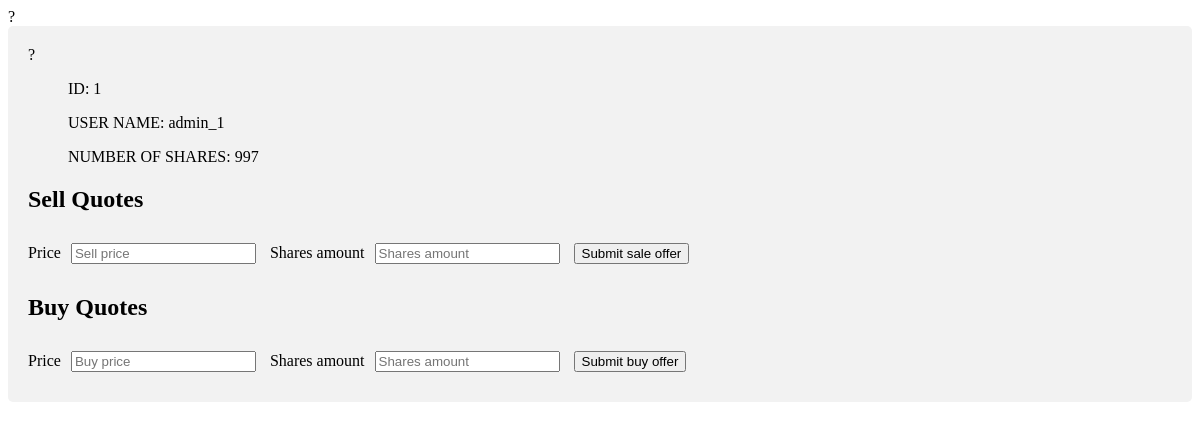
Page /user_page/admin_1 on the earlier database version.
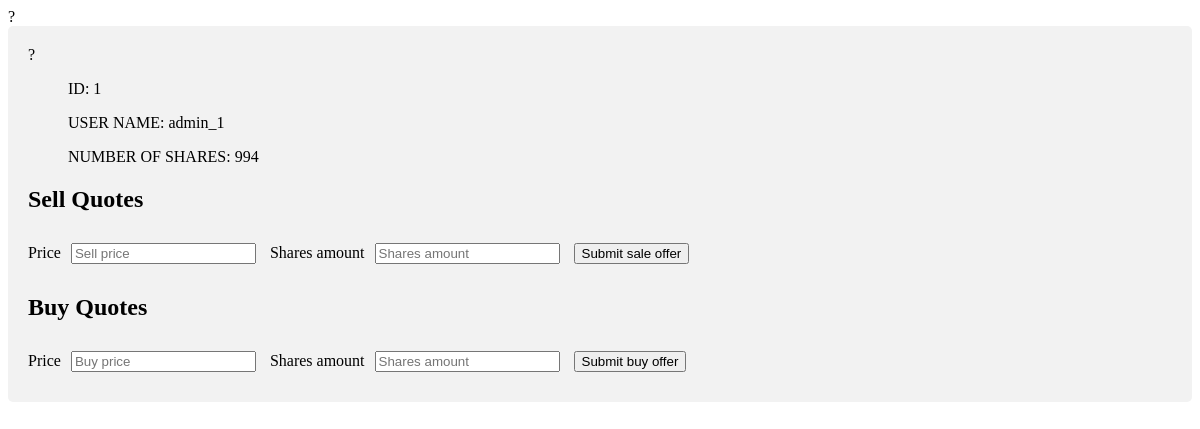
Same page on the later database version.
### app.py (models this page shows, shortened)
class Users(db.Model):
    id = db.Column(db.Integer, primary_key=True)
    user_name = db.Column(db.String(80), unique=True, nullable=False)
    number_of_shares = db.Column(db.Integer())

### app.py (the view, shortened to what this page needs)
@app.route('/user_page/<user_name>', methods=['GET', 'POST'])
def user_page(user_name):
    user = Users.query.filter_by(user_name=user_name).first()
    session['name'] = user_name
    sales_bid_form = SalesBids()
    buy_bids_form = BuyBids()
    return render_template('user_page.html', user=user, sell_form=sales_bid_form, buy_form=buy_bids_form)

### forms.py
class SalesBids(FlaskForm):
    sell_asking_price = IntegerField(validators=[DataRequired(), NumberRange()], render_kw={'placeholder': 'Sell price'})
    sell_shares_amount = IntegerField(validators=[DataRequired()], render_kw={'placeholder': 'Shares amount'})
    submit_sale_offer = SubmitField('Submit sale offer')

class BuyBids(FlaskForm):
    buy_asking_price = IntegerField(validators=[DataRequired()], render_kw={'placeholder': 'Buy price'})
    buy_shares_amount = IntegerField(validators=[DataRequired()], render_kw={'placeholder': 'Shares amount'})
    submit_buy_offer = SubmitField('Submit buy offer')

### templates/user_page.html (shortened to what this page needs)
<!DOCTYPE html>
<html lang="en">
<head>
<span id=result>?</span>
</head>
<body>
<div class="container">
    <span id=result>?</span>
        <ul>
            ID:  {{ user.id }}
        </ul>
        <ul>
            USER NAME:  {{ user.user_name }}
        </ul>
        <ul>
            NUMBER OF SHARES:  {{ user.number_of_shares }}
        </ul>
    <form action="/user_page/{{user.user_name}}" method="POST">
        <h2>Sell Quotes</h2>
        Price{{ sell_form.sell_asking_price(class="quote__field", style="margin: 10px") }}
        Shares amount{{ sell_form.sell_shares_amount(class="quote__field", style="margin: 10px") }}
        {{ sell_form.submit_sale_offer }}
    </form>
     <form action="" method="POST">
         <h2>Buy Quotes</h2>
        Price{{ buy_form.buy_asking_price(class="quote__field", style="margin: 10px") }}
        Shares amount{{ buy_form.buy_shares_amount(class="quote__field", style="margin: 10px") }}
        {{ buy_form.submit_buy_offer(class="quote__field") }}
    </form>
</div>
</body>
</html>

Differences in the rows shown:
changed Users "admin_1": number_of_shares "997" → "994"
